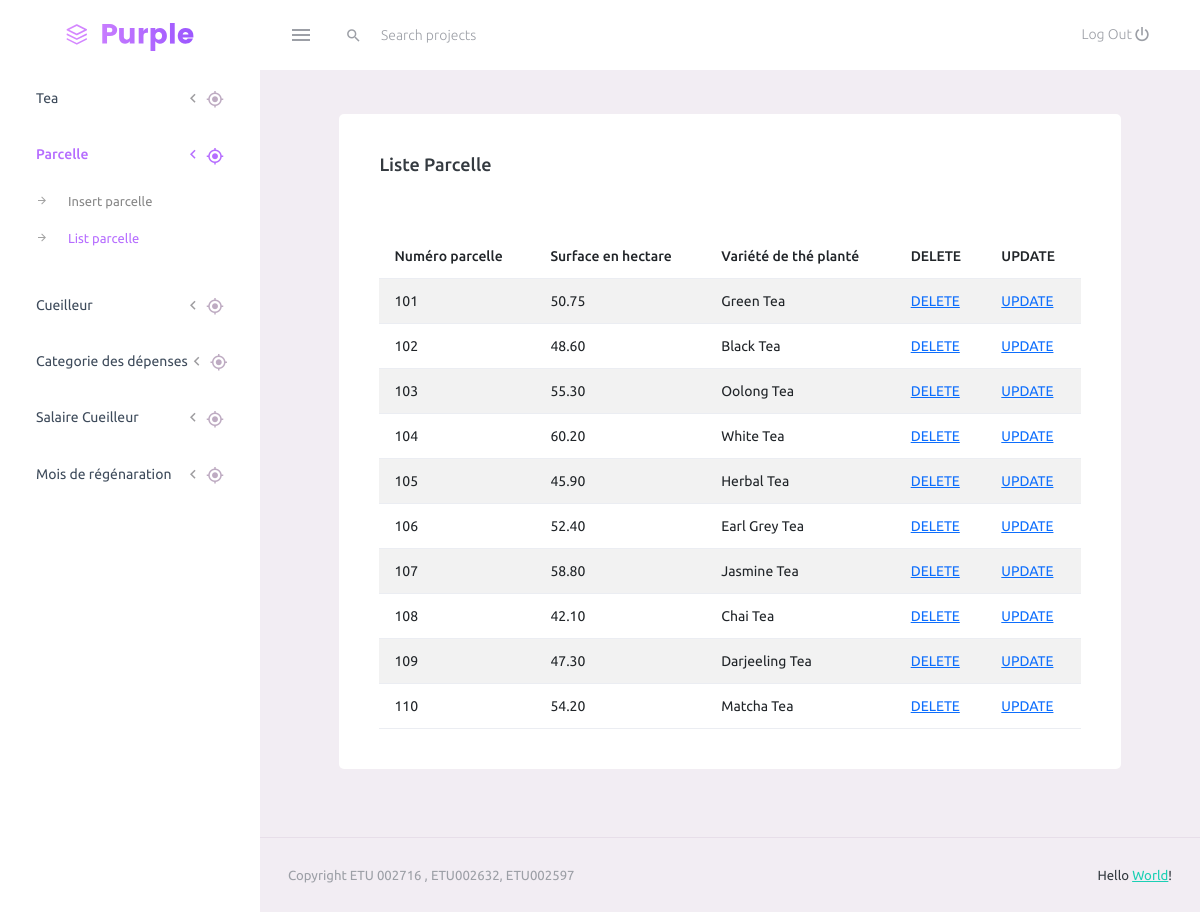
The app's page /affichage/liste_parcelle.php with its own data.
### tables this page shows
CREATE TABLE Parcelle (
    id INT AUTO_INCREMENT PRIMARY KEY,
    id_tea INT NOT NULL,
    num_parcelle INT NOT NULL,
    surface DECIMAL (10,2) NOT NULL,

    FOREIGN KEY (id_tea) REFERENCES Tea (id) ON DELETE CASCADE
);

CREATE TABLE Tea (
    id INT AUTO_INCREMENT PRIMARY KEY,
    nom_variete VARCHAR(255) NOT NULL,
    occupation INT NOT NULL,
    rendement DECIMAL(10,2) NOT NULL,
    prix_de_vente DECIMAL(10, 2) NOT NULL 
);

### php/model/BaseModel.php (called while the page is built)
<?php
    require_once("Database.php");
    class BaseModel {
        public static function get_all($table) {
            $query = "SELECT * FROM $table";
            return Database::fetch($query);
        }
    }
?>

### php/model/Database.php (called while the page is built, shortened)
<?php
    class Database {
        private static $host = '172.20.0.167';
        private static $user_name = 'ETU002716';
        private static $password = 'c2JMpbcVkSOs';
        private static $db_name = 'db_p16_ETU002716';
        public static function get_connection() {
            $connect = null;
            if ($connect === null)
            { $connect = mysqli_connect(self::$host, self::$user_name, self::$password, self::$db_name); }
            return $connect;
        }
        public static function fetch($query) {
            $res = mysqli_query(self::get_connection(), $query);
            $answer = array();
            while($d = mysqli_fetch_assoc($res))
            { $answer[] = $d; }
            return $answer;
        }
    }
?>

### php/model/Tea.php (called while the page is built, shortened)
<?php
    require_once("Database.php");
    require_once("BaseModel.php");
    class Tea extends BaseModel {
        private $nom_variete;
        public function __construct($nom_variete, $occupation, $rendement, $prix_vente) {
            $this->nom_variete = $nom_variete;
        }
        public static function get_by_id($id) {
            $query = "SELECT * FROM Tea WHERE id = $id";
            $result = Database::fetch($query);
            if ($result) {
                $tea = new Tea($result[0]['nom_variete'], $result[0]['occupation'], $result[0]['rendement'], $result[0]['prix_de_vente']);
                return $tea;
            } else {
                return null;
            }
        }
        public function get_nom_variete() { return $this->nom_variete; }
    }
?>

### affichage/liste_parcelle.php (the view, shortened to what this page needs)
<?php
    require_once("../php/model/Tea.php");
    $all_parcelle = Parcelle::get_all("Parcelle");
?>
<!DOCTYPE html>
<html lang="en">
  <head>
    <link rel="stylesheet" href="./assets/vendors/mdi/css/materialdesignicons.min.css">
    <link rel="stylesheet" href="./assets/vendors/css/vendor.bundle.base.css">
    <link rel="stylesheet" href="./assets/css/style.css">
  </head>
  <body>
    <div class="container-scroller">
        <?php include("./partials/_navbar.php"); ?>
        <div class="container-fluid page-body-wrapper">
            <?php
                include("./partials/_sidebar.php");
            ?>
            <div class="main-panel">
            <div class="content-wrapper">
                <div class="page-header">
                <div class="card">
                  <div class="card-body">
                    <h4 class="card-title">Liste parcelle</h4>
                    <p class="card-description">  <code></code>
                    </p>
                    <table class="table table-striped">
                      <thead>
                        <tr>
                          <th> Numéro parcelle</th>
                          <th> Surface en hectare </th>
                          <th> Variété de thé planté </th>
                          <th>DELETE</th>
                          <th>UPDATE</th>
                        </tr>
                      </thead>
                      <tbody>
                          <?php for ($i = 0; $i < count($all_parcelle); $i++) { ?>
                              <tr>
                                <td><?php echo ($all_parcelle[$i]["num_parcelle"]); ?></td>
                                <td><?php echo ($all_parcelle[$i]["surface"]); ?></td>
                                <td><?php echo (Tea::get_by_id($all_parcelle[$i]["id_tea"]))->get_nom_variete(); ?></td>
                                <td><a href="../php/traitement/traitement_delete_parcelle.php?id=<?php echo $all_parcelle[$i]['id']; ?>">DELETE</a></td>
                                <td><a href="insert_parcelle.php?id=<?php echo $all_parcelle[$i]['id']; ?>">UPDATE</a></td>
                              </tr>
                          <?php } ?>
                      </tbody>
                    </table>
                  </div>
                </div>
            </div>
    </div>
    <?php
      include("./partials/_footer.php");
    ?>
  </body>
</html>

### affichage/partials/_navbar.php (shortened to what this page needs)
<nav class="navbar default-layout-navbar col-lg-12 col-12 p-0 fixed-top d-flex flex-row">
  <div class="text-center navbar-brand-wrapper d-flex align-items-center justify-content-center">
    <a class="navbar-brand brand-logo" href="index.html"><img src="assets/images/logo.svg" alt="logo" /></a>
  </div>
  <div class="navbar-menu-wrapper d-flex align-items-stretch">
    <button class="navbar-toggler navbar-toggler align-self-center" type="button" data-toggle="minimize">
      <span class="mdi mdi-menu"></span>
    </button>
    <div class="search-field d-none d-md-block">
      <form class="d-flex align-items-center h-100" action="#">
        <div class="input-group">
          <div class="input-group-prepend bg-transparent">
            <i class="input-group-text border-0 mdi mdi-magnify"></i>
          </div>
          <input type="text" class="form-control bg-transparent border-0" placeholder="Search projects">
        </div>
      </form>
    </div>
    <ul class="navbar-nav navbar-nav-right">
      <li class="nav-item nav-logout d-none d-lg-block">
        <a class="nav-link" href="../index.php">
          Log Out
          <i class="mdi mdi-power"></i>
        </a>
      </li>
    </ul>
  </div>
</nav>

### affichage/partials/_sidebar.php (shortened to what this page needs)
<nav class="sidebar sidebar-offcanvas" id="sidebar">
  <ul class="nav">
    <li class="nav-item">
      <a class="nav-link" data-bs-toggle="collapse" href="#ui-tea" aria-expanded="false" aria-controls="ui-tea">
        <span class="menu-title">Tea</span>
        <i class="menu-arrow"></i>
        <i class="mdi mdi-crosshairs-gps menu-icon"></i>
      </a>
    </li>
    <li class="nav-item">
      <a class="nav-link" data-bs-toggle="collapse" href="#ui-parcelle" aria-expanded="false" aria-controls="ui-parcelle">
        <span class="menu-title">Parcelle</span>
        <i class="menu-arrow"></i>
        <i class="mdi mdi-crosshairs-gps menu-icon"></i>
      </a>
      <div class="collapse" id="ui-parcelle">
        <ul class="nav flex-column sub-menu">
          <li class="nav-item"> <a class="nav-link" href="insert_parcelle.php">Insert parcelle</a></li>
          <li class="nav-item"> <a class="nav-link" href="liste_parcelle.php">List parcelle</a></li>
        </ul>
      </div>
    </li>
    <li class="nav-item">
      <a class="nav-link" data-bs-toggle="collapse" href="#ui-cueilleur" aria-expanded="false" aria-controls="ui-cueilleur">
        <span class="menu-title">Cueilleur</span>
        <i class="menu-arrow"></i>
        <i class="mdi mdi-crosshairs-gps menu-icon"></i>
      </a>
    </li>
    <li class="nav-item">
      <a class="nav-link" data-bs-toggle="collapse" href="#ui-categorie_depense" aria-expanded="false" aria-controls="ui-categorie_depense">
        <span class="menu-title">Categorie des dépenses</span>
        <i class="menu-arrow"></i>
        <i class="mdi mdi-crosshairs-gps menu-icon"></i>
      </a>
    </li>
    <li class="nav-item">
      <a class="nav-link" data-bs-toggle="collapse" href="#ui-salaire" aria-expanded="false" aria-controls="ui-salaire">
        <span class="menu-title">Salaire Cueilleur</span>
        <i class="menu-arrow"></i>
        <i class="mdi mdi-crosshairs-gps menu-icon"></i>
      </a>
    </li>
    <li class="nav-item">
      <a class="nav-link" data-bs-toggle="collapse" href="#ui-mois" aria-expanded="false" aria-controls="ui-mois">
        <span class="menu-title">Mois de régénaration</span>
        <i class="menu-arrow"></i>
        <i class="mdi mdi-crosshairs-gps menu-icon"></i>
      </a>
    </li>
  </ul>
</nav>

### affichage/partials/_footer.php
<footer class="footer">
  <div class="container-fluid d-flex justify-content-between">
    <span class="text-muted d-block text-center text-sm-start d-sm-inline-block">Copyright ETU 002716 , ETU002632, ETU002597</span>
    <span class="float-none float-sm-end mt-1 mt-sm-0 text-end"> Hello <a href="https://www.bootstrapdash.com/bootstrap-admin-template/" target="_blank">World</a>!</span>
  </div>
</footer>

### records on screen
parcelle: num_parcelle "101", surface "50.75", id_tea.nom_variete "Green Tea"
parcelle: num_parcelle "102", surface "48.60", id_tea.nom_variete "Black Tea"
parcelle: num_parcelle "103", surface "55.30", id_tea.nom_variete "Oolong Tea"
parcelle: num_parcelle "104", surface "60.20", id_tea.nom_variete "White Tea"
parcelle: num_parcelle "105", surface "45.90", id_tea.nom_variete "Herbal Tea"
parcelle: num_parcelle "106", surface "52.40", id_tea.nom_variete "Earl Grey Tea"
parcelle: num_parcelle "107", surface "58.80", id_tea.nom_variete "Jasmine Tea"
parcelle: num_parcelle "108", surface "42.10", id_tea.nom_variete "Chai Tea"
parcelle: num_parcelle "109", surface "47.30", id_tea.nom_variete "Darjeeling Tea"
parcelle: num_parcelle "110", surface "54.20", id_tea.nom_variete "Matcha Tea"
